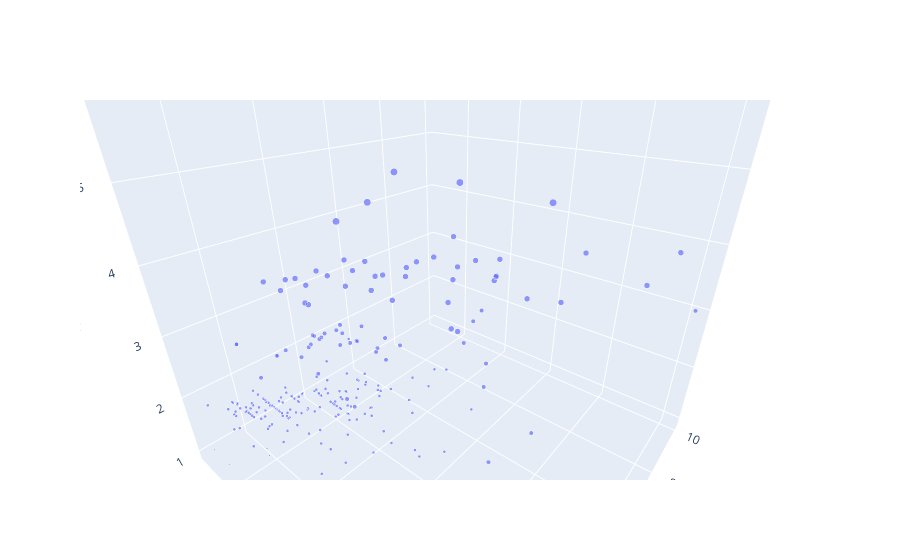

The notebook cell this image was saved under:
### Markdown cell above
# 4. 3D graph

### Code cell
fig = go.Figure()
fig.add_trace(go.Scatter3d(x=tips.total_bill, y=tips.tip, mode='markers', marker_size=tips['size'], z=tips['size']))

### Figure 1 — Plotly figure (JSON) as saved in the notebook; plotly's stock layout.template omitted (floating-point values rounded to 4 significant figures; data arrays with more than 128 entries replaced by an {"elided": "..."} marker saying what was removed)
{"data": [{"marker": {"size": {"elided": "244 int values"}}, "mode": "markers", "type": "scatter3d", "x": {"elided": "244 float values"}, "y": {"elided": "244 float values"}, "z": {"elided": "244 int values"}}], "layout": {"autosize": true, "scene": {"aspectmode": "auto", "aspectratio": {"x": 1, "y": 1, "z": 1}, "camera": {"center": {"x": 0, "y": 0, "z": 0}, "eye": {"x": 0.6495, "y": -0.7872, "z": 0.506}, "projection": {"type": "perspective"}, "up": {"x": 0, "y": 0, "z": 1}}}}}
